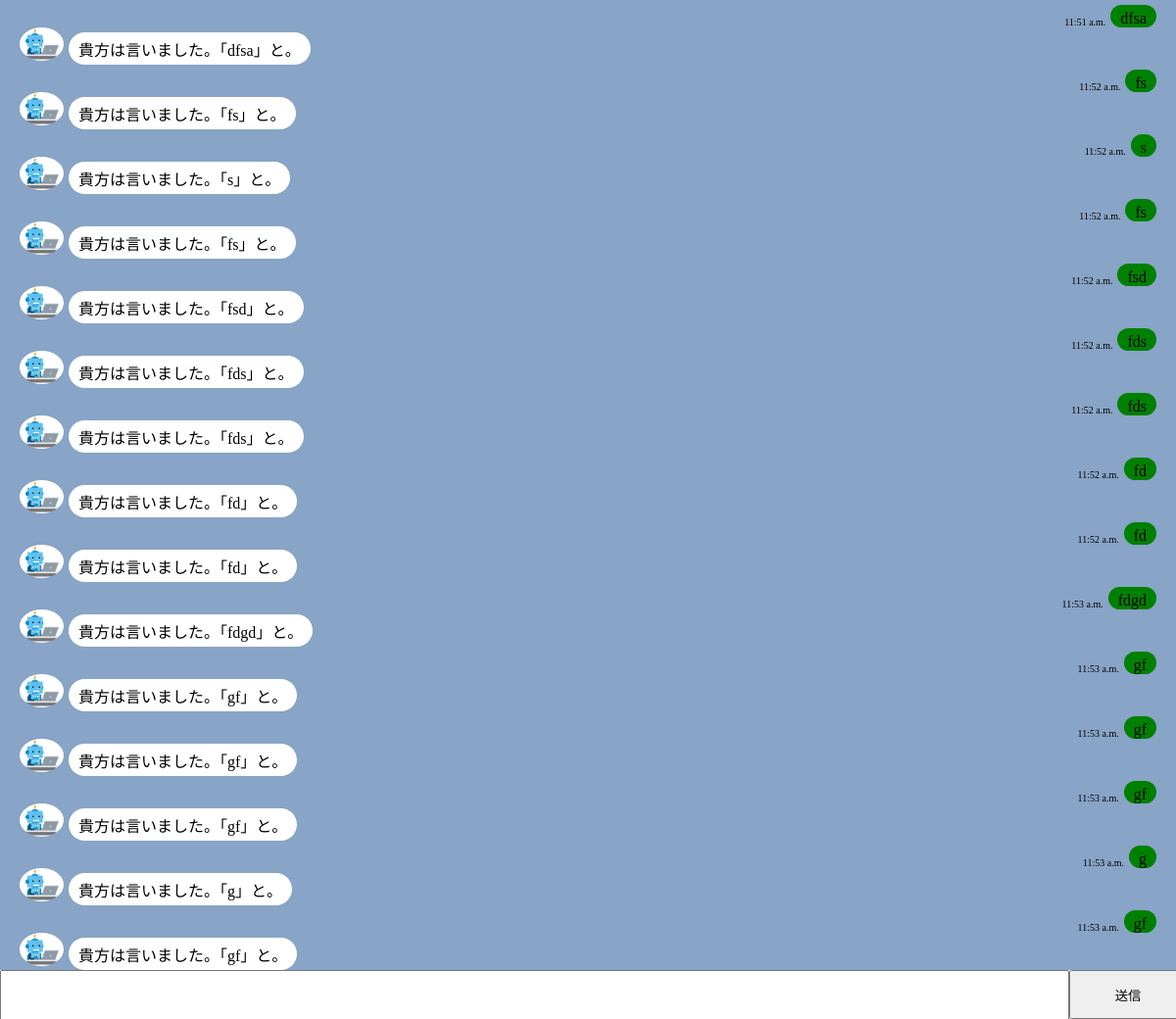
Page /chat/ (signed in) on the committed database.
### chat/models.py (models this page shows, shortened)
class Message(models.Model):
    owner = models.ForeignKey(User, on_delete=models.CASCADE)
    content = models.CharField(max_length=300)
    respond = models.CharField(max_length=300)
    pub_date = models.DateTimeField(auto_now_add=True)
    class Meta:
        ordering = ('pub_date', )

### chat/views.py (the view, shortened to what this page needs)
# urls.py: path('', MessageView.as_view(), name='chat_bot_message'),
class MessageView(LoginRequiredMixin, TemplateView):
    def __init__(self):
        self.params = {
        }
    def get(self, request):
        data = Message.objects.all()
        self.params = {
            'data': data,
            'form' : MessageForm(),
        }
        return render(request, 'chat/chat.html', self.params)

### chat/forms.py
class MessageForm(forms.ModelForm):
    class Meta:
        model = Message
        fields = ['content']

### chat/templates/chat/chat.html (shortened to what this page needs)
{% extends "base/index.html" %}
{% load static %}
{% block cssJs %}<link rel="stylesheet" type="text/css" href="{% static 'chat/css/chat.css' %}">{% endblock %}
{% block content %}
  <div class="ChatLog">
    {% for item in data %}
    <div class="Log">
      <div class="SendMessage">
        <div class="SendMessageDate">
          <p>{{ item.pub_date.time }}</p>
        </div>
        <div class="SendMessageText">
          <p>{{ item.content }}</p>
        </div>
      </div>
      <div class="ReplyMessage">
        <div class="ReplyMessageImg">
          <img src="{% static 'chat/img/bot.jpg' %}" alt="チャット画像">
        </div>
        <div class="ReplyMessageText">
          <p>{{ item.respond }}</p>
        </div>
      </div>
    </div>
    {% endfor %}
  </div>
  <div class="fixedBottom">
    <form action="{% url 'chat_bot_message' %}" method="POST">
      {% csrf_token %} {{ form }}
      <button type="submit" value="click">送信</button>
    </form>
  </div>
{% endblock %}

### base/static/base/css/index.css (style rules this page uses)
html { height: 100%; }
body { margin: unset; height: 100%; }
p { margin: unset; }

### chat/static/chat/css/chat.css (style rules this page uses)
.ChatLog { padding: 0 20px; }
.SendMessage { display: flex; justify-content: flex-end; align-items: flex-end; }
.SendMessageDate p { font-size: 10px; }
.SendMessageText { margin: 5px 0 0 5px; border-radius: 20px; background: green; max-width: 70%; padding: 5px 10px 0 10px; }
.ReplyMessage { display: flex; }
.ReplyMessageImg img { width: 45px; height: 45x; border-radius: 50%; }
.ReplyMessageText { margin: 5px 0 0 5px; border-radius: 20px; background: white; max-width: 70%; padding: 5px 10px 0 10px; }
.fixedBottom { width: 100%; height: 50px; background: white; position: fixed; bottom: 0; }
form,input { width: 95%; height: 100%; }
.fixedBottom button { position: absolute; width: 10%; height: 100%; }

### rows in the picture
Message: pub_date.time "11:51 a.m.", content "dfsa", respond "貴方は言いました。「dfsa」と。"
Message: pub_date.time "11:52 a.m.", content "fs", respond "貴方は言いました。「fs」と。"
Message: pub_date.time "11:52 a.m.", content "s", respond "貴方は言いました。「s」と。"
Message: pub_date.time "11:52 a.m.", content "fs", respond "貴方は言いました。「fs」と。"
Message: pub_date.time "11:52 a.m.", content "fsd", respond "貴方は言いました。「fsd」と。"
Message: pub_date.time "11:52 a.m.", content "fds", respond "貴方は言いました。「fds」と。"
Message: pub_date.time "11:52 a.m.", content "fds", respond "貴方は言いました。「fds」と。"
Message: pub_date.time "11:52 a.m.", content "fd", respond "貴方は言いました。「fd」と。"
Message: pub_date.time "11:52 a.m.", content "fd", respond "貴方は言いました。「fd」と。"
Message: pub_date.time "11:53 a.m.", content "fdgd", respond "貴方は言いました。「fdgd」と。"
Message: pub_date.time "11:53 a.m.", content "gf", respond "貴方は言いました。「gf」と。"
Message: pub_date.time "11:53 a.m.", content "gf", respond "貴方は言いました。「gf」と。"
Message: pub_date.time "11:53 a.m.", content "gf", respond "貴方は言いました。「gf」と。"
Message: pub_date.time "11:53 a.m.", content "g", respond "貴方は言いました。「g」と。"
Message: pub_date.time "11:53 a.m.", content "gf", respond "貴方は言いました。「gf」と。"
